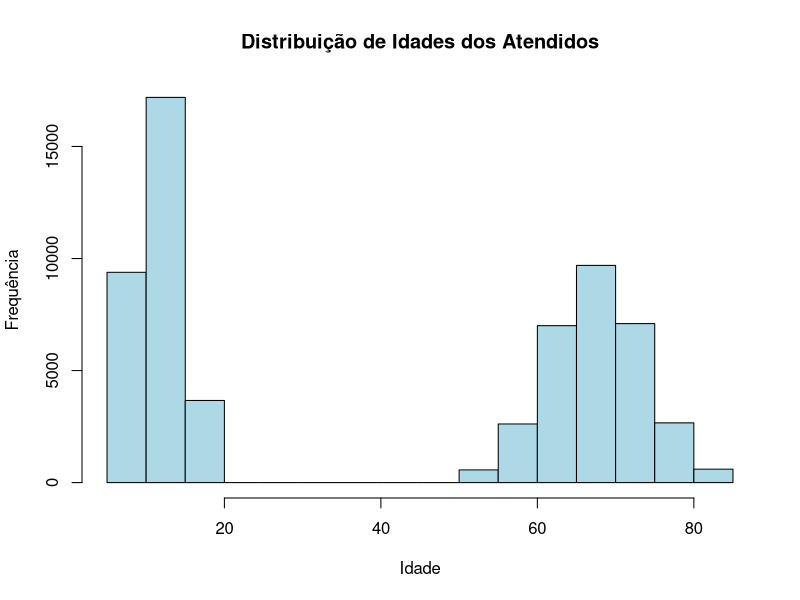
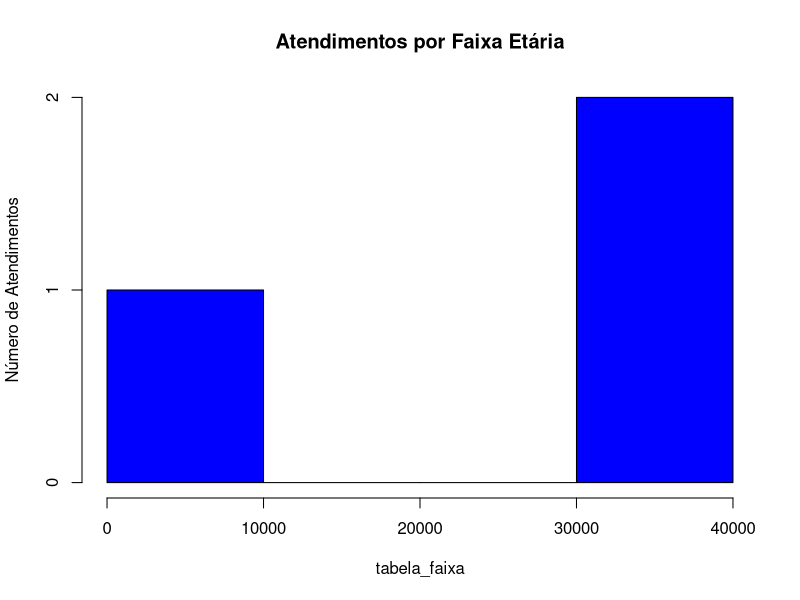

These charts were generated, in order, by the following R code:
# Convênio de Saúde “Fique em Paz”
# cerca de 32% atendimento na rede de pronto socorro por problemas respiratórios.
# previsão de cerca de 4 semanas para uma onda de calor na cidade de são paulo.
# faixa etária desses pacientes estão entre 7 a 17 e 55 a 82 anos.
# elabore a simulação, criando um modelo de distribuição normal para este cenário,
# com o objetivo de responder as perguntas dos executivos que administram o hospital.

# 1- Qual a média de idade com maior número de atendimentos médicos?

# 2- Quais faixas etárias necessitam de maior número de atendimentos médicos?

# 3- Qual ala, os hospital deve priorizar o atendimento, jovens ou idosos?

# 4- Qual o percentual da ala que precisa ser priorizada?

# 5– Todas as perguntas acima devem ser justificadas por meio de gráficos.

# 6– Elabore uma apresentação para que os executivos do Convênio, possam compreender os insights elaborados

#A Simulação deve ser feita com a linguagem R. 

#Para realizar esta atividade a dupla deve entrar em acordo e defender sua simulação.

#Troque sua apresentação com a de outro grupo depois que estiver finalizada. 
# O grupo que defendeu o projeto deverá contra argumentar o projeto do outro grupo,
# e o grupo que recebeu o contra argumento, além de defender o seu projeto, irá contra argumentar o grupo.

#Boa sorte!

p <- 189000
atendimentos_percent <- 0.32

set.seed(123)
n <- round(p * atendimentos_percent)  # 32% dos conveniados sendo atendidos

# Gera idades medias de 12 anos, com desvio padrão de 3.
# deixando os valores entre 7 a 17 anos.
idade_jovens <- round(rnorm(n * 0.5, mean = 12, sd = 3))
idade_jovens <- pmax(7, pmin(17, idade_jovens))# De 7 a 17 anos

# Gera idades medias de 68 anos, com desvio padrão de 6.
# deixando os valores entre 55 a 82 anos.
idade_idosos <- round(rnorm(n * 0.5, mean = 68, sd = 6))  # De 55 a 82 anos
idade_idosos <- pmax(55, pmin(82, idade_idosos))

# Unindo todos os dados
idade <- c(idade_jovens, idade_idosos)

# Criando um dataframe
df <- data.frame(idade)

# 1. média de idade com maior número de atendimentos?
media_idade <- mean(df$idade)
moda_idade <- as.numeric(names(which.max(table(df$idade))))
cat("Média de idade dos atendimentos:", media_idade, "\n")
cat("Idade mais frequente:", moda_idade, "\n")

# 2. Quais faixas etárias necessitam de maior número de atendimentos médicos?
hist(df$idade,
     main="Distribuição de Idades dos Atendidos",
     xlab="Idade", 
     ylab="Frequência", 
     col="lightblue", 
     breaks=20)

# 3. Qual ala, jovens ou idosos, deve ser priorizada?
tabela_faixa <- table(cut(df$idade, breaks = c(6, 17, 54, 82),
                          labels = c("Jovens (7-17)", 
                                     "Adultos (18-54)", 
                                     "Idosos (55-82)")))

print(tabela_faixa)
hist(tabela_faixa,
     main="Atendimentos por Faixa Etária",
     col=c("blue", "gray", "red"), 
     ylab="Número de Atendimentos")

# 4. Qual o percentual da ala que precisa ser priorizada?
percent_jovens <- tabela_faixa[1] / sum(tabela_faixa) * 100
percent_idosos <- tabela_faixa[3] / sum(tabela_faixa) * 100
cat("Percentual de jovens atendidos:", percent_jovens, "%\n")
cat("Percentual de idosos atendidos:", percent_idosos, "%\n")

# 5. Todas as perguntas acima devem ser justificadas por meio de gráficos.
# (Os gráficos já foram gerados acima)
